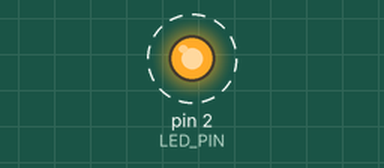
This sketch was run on a simulated Arduino Uno, built with avr-gcc and run on an emulated ATmega328P. Shown: output pins drawn as LEDs (lit = HIGH). Dashed ring = blinking. What the sketch prints to the serial monitor is not drawn.

Above: at 0.5 s.
Timing chart, 0 to 4.6 s (numbered marks = the images above):
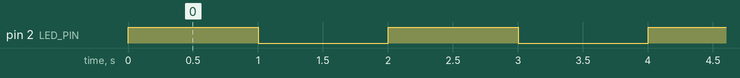

Measured:
- by itself, pin 2 (LED_PIN): alternates HIGH for 1.0 s and LOW for 1.0 s

The sketch:

sketch.ino
```cpp
#define LED_PIN 2

void setup() {
  pinMode(LED_PIN, OUTPUT);
  Serial.begin(115200);
}

void loop() {
  digitalWrite(LED_PIN, HIGH);
  Serial.println("LED Turned On");
  delay(1000);
  digitalWrite(LED_PIN, LOW);
  Serial.println("LED Turned Off");
  delay(1000);
}
```
